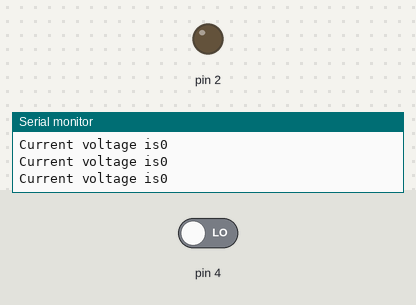
Bench run of a sketch on a simulated Arduino Uno, built with avr-gcc and run on an emulated ATmega328P. Shown: output pins drawn as LEDs (lit = HIGH), the last lines printed to the serial monitor. The test bench sets the inputs (shaded band); at power-on: pin 4 LOW.

Above: at 2.8 s.
2.9 s: pin 4 driven HIGH
At 3.9 s:
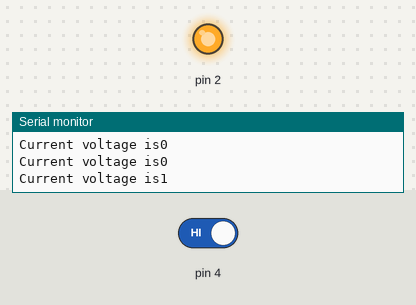
4.5 s: pin 4 driven LOW
At 5.4 s:
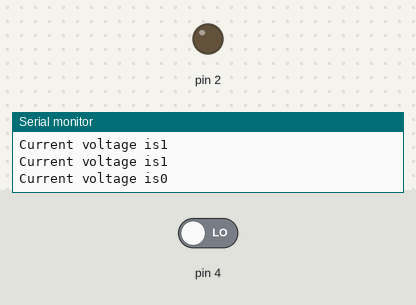
Timing chart, 0 to 7.5 s (numbered marks = the images above; inputs shaded):
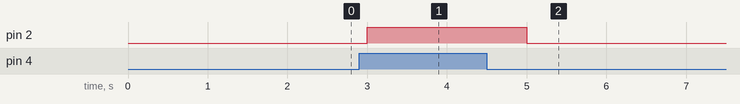

The sketch:

Deliverable_CX_BOT.ino
```cpp
void setup() {
  // declaring P$ as input and P2 as output with LED off
  pinMode(4, INPUT);
  pinMode(2, OUTPUT);
  digitalWrite(2, LOW);
  //initializing serial monitor
  Serial.begin(9600);
}

void loop() {
  // read the state of P4
  int voltageStatus = digitalRead(4);
  Serial.print("Current voltage is");
  Serial.println(voltageStatus);

/*for analog reading
  int voltageValue = analogRead(P4);
  float voltage = voltageValue *(5.0/1023.0);
  Serial.println(voltage);
  */
  if (voltageStatus == HIGH){
    digitalWrite(2, HIGH);
    delay(1000);
  }
  else if (voltageStatus == LOW){
    digitalWrite(2, LOW);
    delay(1000);
  }
}
```

Measured:
- after the input at 2.9 s, pin 2: LOW → HIGH after 0.10 s
- after the input at 4.5 s, pin 2: HIGH → LOW after 0.50 s
